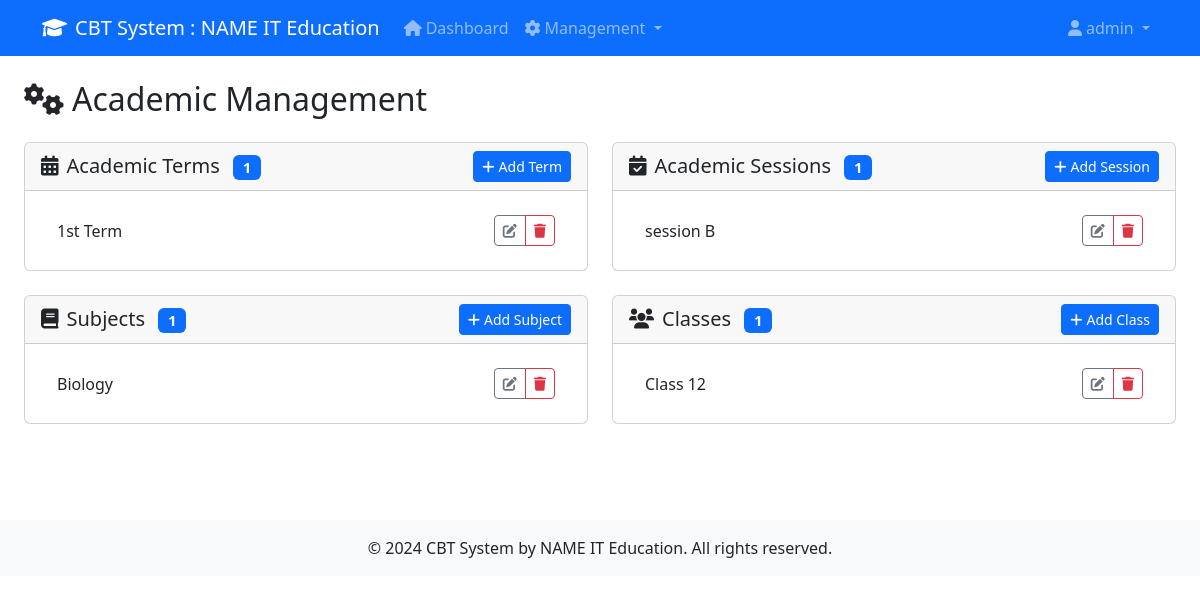
/termsession/ (signed in), run on the app's committed database.
### project/apps/core/models.py (models this page shows, shortened)
class User(AbstractUser):
    gender = models.CharField(choices=Gender.GENDER_CHOICES, max_length=10, blank=True)
    is_active = models.BooleanField(default=True)
    student_class = models.ForeignKey(
        "StudentClass", on_delete=models.SET_NULL, null=True, blank=True
    )

class AcademicTerm(models.Model):
    name = models.CharField(max_length=200, unique=True)
    class Meta:
        ordering = ["name"]

class AcademicSession(models.Model):
    name = models.CharField(max_length=200, unique=True)
    class Meta:
        ordering = ["name"]

class Subject(models.Model):
    name = models.CharField(max_length=200, unique=True)
    class Meta:
        ordering = ["name"]

class StudentClass(models.Model):
    name = models.CharField(max_length=200, unique=True)
    class Meta:
        verbose_name = "Class"
        verbose_name_plural = "Classes"
        ordering = ["name"]

### project/apps/core/views.py (the view)
# urls.py: path("termsession/", views.TermSessionView.as_view(), name="term_session"),
class TermSessionView(OnlyAdminMixin, View):
    template_name = "core/term_session_list.html"
    def get(self, request):
        context = {
            "terms": AcademicTerm.objects.all(),
            "sessions": AcademicSession.objects.all(),
            "subjects": Subject.objects.all(),
            "classes": StudentClass.objects.all(),
        }
        return render(request, self.template_name, context)

### project/apps/core/views.py (called while the page is built)
    def test_func(self):
        return self.request.user.is_superuser

### project/templates/core/term_session_list.html (shortened to what this page needs)
{% extends 'base.html' %}
{% block content %}
<div class="container-fluid">
    <div class="row">
        <div class="col-12">
            <h2 class="mb-4">
                <i class="fas fa-cogs me-2"></i>Academic Management
            </h2>
        </div>
    </div>
    <div class="row">
        <div class="col-md-6 mb-4">
            <div class="card">
                <div class="card-header d-flex justify-content-between align-items-center">
                    <h5 class="mb-0">
                        <i class="fas fa-calendar-alt me-2"></i>Academic Terms
                        <span class="badge bg-primary ms-2">{{ terms.count }}</span>
                    </h5>
                    <a href="{% url 'term_create' %}" class="btn btn-primary btn-sm">
                        <i class="fas fa-plus me-1"></i>Add Term
                    </a>
                </div>
                <div class="card-body">
                    {% if terms %}
                        <div class="list-group list-group-flush">
                            {% for term in terms %}
                                <div class="list-group-item d-flex justify-content-between align-items-center">
                                    <span>{{ term.name }}</span>
                                    <div class="btn-group btn-group-sm" role="group">
                                        <a href="{% url 'term_update' term.id %}" class="btn btn-outline-secondary" title="Edit">
                                            <i class="fas fa-edit"></i>
                                        </a>
                                        <a href="{% url 'term_delete' term.id %}" class="btn btn-outline-danger" title="Delete">
                                            <i class="fas fa-trash"></i>
                                        </a>
                                    </div>
                                </div>
                            {% endfor %}
                        </div>
                    {% endif %}
                </div>
            </div>
        </div>
        <div class="col-md-6 mb-4">
            <div class="card">
                <div class="card-header d-flex justify-content-between align-items-center">
                    <h5 class="mb-0">
                        <i class="fas fa-calendar-check me-2"></i>Academic Sessions
                        <span class="badge bg-primary ms-2">{{ sessions.count }}</span>
                    </h5>
                    <a href="{% url 'session_create' %}" class="btn btn-primary btn-sm">
                        <i class="fas fa-plus me-1"></i>Add Session
                    </a>
                </div>
                <div class="card-body">
                    {% if sessions %}
                        <div class="list-group list-group-flush">
                            {% for session in sessions %}
                                <div class="list-group-item d-flex justify-content-between align-items-center">
                                    <span>{{ session.name }}</span>
                                    <div class="btn-group btn-group-sm" role="group">
                                        <a href="{% url 'session_update' session.id %}" class="btn btn-outline-secondary" title="Edit">
                                            <i class="fas fa-edit"></i>
                                        </a>
                                        <a href="{% url 'session_delete' session.id %}" class="btn btn-outline-danger" title="Delete">
                                            <i class="fas fa-trash"></i>
                                        </a>
                                    </div>
                                </div>
                            {% endfor %}
                        </div>
                    {% endif %}
                </div>
            </div>
        </div>
    </div>
    <div class="row">
        <div class="col-md-6 mb-4">
            <div class="card">
                <div class="card-header d-flex justify-content-between align-items-center">
                    <h5 class="mb-0">
                        <i class="fas fa-book me-2"></i>Subjects
                        <span class="badge bg-primary ms-2">{{ subjects.count }}</span>
                    </h5>
                    <a href="{% url 'subject_create' %}" class="btn btn-primary btn-sm">
                        <i class="fas fa-plus me-1"></i>Add Subject
                    </a>
                </div>
                <div class="card-body">
                    {% if subjects %}
                        <div class="list-group list-group-flush">
                            {% for subject in subjects %}
                                <div class="list-group-item d-flex justify-content-between align-items-center">
                                    <span>{{ subject.name }}</span>
                                    <div class="btn-group btn-group-sm" role="group">
                                        <a href="{% url 'subject_update' subject.id %}" class="btn btn-outline-secondary" title="Edit">
                                            <i class="fas fa-edit"></i>
                                        </a>
                                        <a href="{% url 'subject_delete' subject.id %}" class="btn btn-outline-danger" title="Delete">
                                            <i class="fas fa-trash"></i>
                                        </a>
                                    </div>
                                </div>
                            {% endfor %}
                        </div>
                    {% endif %}
                </div>
            </div>
        </div>
        <div class="col-md-6 mb-4">
            <div class="card">
                <div class="card-header d-flex justify-content-between align-items-center">
                    <h5 class="mb-0">
                        <i class="fas fa-users me-2"></i>Classes
                        <span class="badge bg-primary ms-2">{{ classes.count }}</span>
                    </h5>
                    <a href="{% url 'class_create' %}" class="btn btn-primary btn-sm">
                        <i class="fas fa-plus me-1"></i>Add Class
                    </a>
                </div>
                <div class="card-body">
                    {% if classes %}
                        <div class="list-group list-group-flush">
                            {% for class in classes %}
                                <div class="list-group-item d-flex justify-content-between align-items-center">
                                    <span>{{ class.name }}</span>
                                    <div class="btn-group btn-group-sm" role="group">
                                        <a href="{% url 'class_update' class.id %}" class="btn btn-outline-secondary" title="Edit">
                                            <i class="fas fa-edit"></i>
                                        </a>
                                        <a href="{% url 'class_delete' class.id %}" class="btn btn-outline-danger" title="Delete">
                                            <i class="fas fa-trash"></i>
                                        </a>
                                    </div>
                                </div>
                            {% endfor %}
                        </div>
                    {% endif %}
                </div>
            </div>
        </div>
    </div>
</div>
{% endblock %}

### project/templates/base.html (shortened to what this page needs)
<!DOCTYPE html>
<html lang="en">
<head>
    <link href="https://cdn.jsdelivr.net/npm/bootstrap@5.3.0/dist/css/bootstrap.min.css" rel="stylesheet">
    <link rel="stylesheet" href="https://cdnjs.cloudflare.com/ajax/libs/font-awesome/6.0.0/css/all.min.css">
</head>
<body>
    <nav class="navbar navbar-expand-lg navbar-dark bg-primary">
        <div class="container">
            <a class="navbar-brand" href="{% url 'dashboard' %}">
                <i class="fas fa-graduation-cap me-2"></i>CBT System : NAME IT Education
            </a>
            <div class="collapse navbar-collapse" id="navbarNav">
                <ul class="navbar-nav me-auto">
                    {% if user.is_authenticated %}
                        <li class="nav-item">
                            <a class="nav-link" href="{% url 'dashboard' %}">
                                <i class="fas fa-home me-1"></i>Dashboard
                            </a>
                        </li>
                        {% if user.is_staff or user.is_superuser %}
                            <li class="nav-item dropdown">
                                <a class="nav-link dropdown-toggle" href="#" role="button" data-bs-toggle="dropdown">
                                    <i class="fas fa-cog me-1"></i>Management
                                </a>
                            </li>
                        {% else %}
                            <li class="nav-item">
                                <a class="nav-link" href="{% url 'myexams' %}">
                                    <i class="fas fa-clipboard-list me-1"></i>My Exams
                                </a>
                            </li>
                        {% endif %}
                    {% endif %}
                </ul>
                <ul class="navbar-nav">
                    {% if user.is_authenticated %}
                        <li class="nav-item dropdown">
                            <a class="nav-link dropdown-toggle" href="#" role="button" data-bs-toggle="dropdown">
                                <i class="fas fa-user me-1"></i>{{ user.get_full_name|default:user.username }}
                            </a>
                        </li>
                    {% else %}
                        <li class="nav-item">
                            <a class="nav-link" href="{% url 'login' %}">
                                <i class="fas fa-sign-in-alt me-1"></i>Login
                            </a>
                        </li>
                    {% endif %}
                </ul>
            </div>
        </div>
    </nav>
    <main class="container-fluid py-4">
        {% block content %}{% endblock %}
    </main>
    <footer class="bg-light text-center py-3 mt-5">
        <div class="container">
            <p class="mb-0">&copy; 2024 CBT System by NAME IT Education. All rights reserved.</p>
        </div>
    </footer>
</body>
</html>

### data on the page
User: get_full_name "admin"
AcademicTerm: name "1st Term"
AcademicSession: name "session B"
Subject: name "Biology"
StudentClass: name "Class 12"

### other printed values
{{ terms.count }} "1"
{{ sessions.count }} "1"
{{ subjects.count }} "1"
{{ classes.count }} "1"
